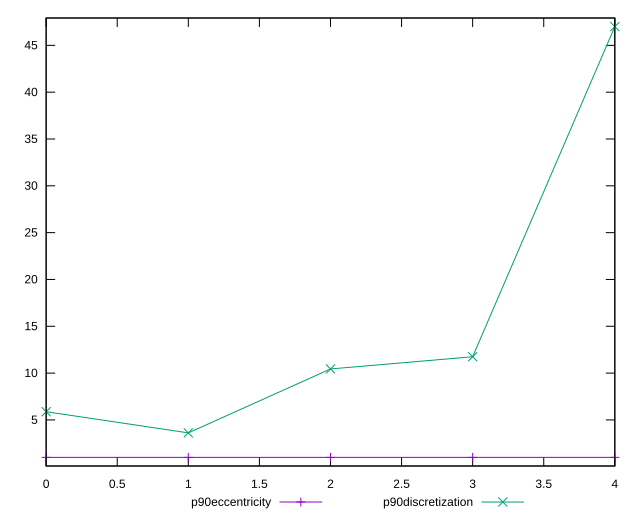

This chart was generated by the following gnuplot code:
reset

$p90Eccentricity <<EOF
0 0.9999999999999999
1 1.0000000000000007
2 1.000000000000002
3 1.0000000000000022
4 0.9999999999999982
EOF

$p90Discretization <<EOF
0 5.875
1 3.6153846153846154
2 10.444444444444445
3 11.75
4 47
EOF

set key outside below
set xrange [0:4]
set yrange [0.07999999999999818:47.92]
set trange [0.07999999999999818:47.92]
set terminal svg size 640, 520 enhanced background rgb 'white'
set output "report_00026_2021-02-22T21:38:55.199Z/uses-text-compression/progression/eccentricity.svg"

plot $p90Eccentricity title "p90eccentricity" with linespoints, \
     $p90Discretization title "p90discretization" with linespoints

reset
